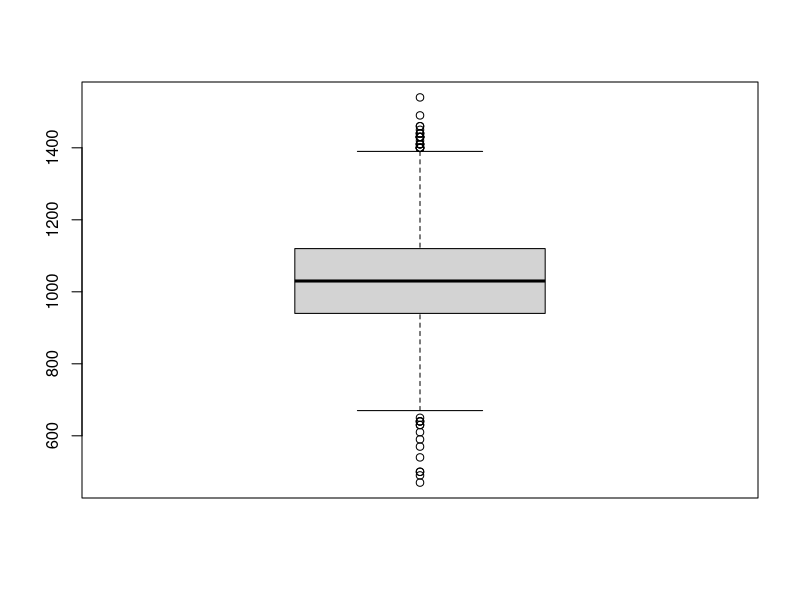
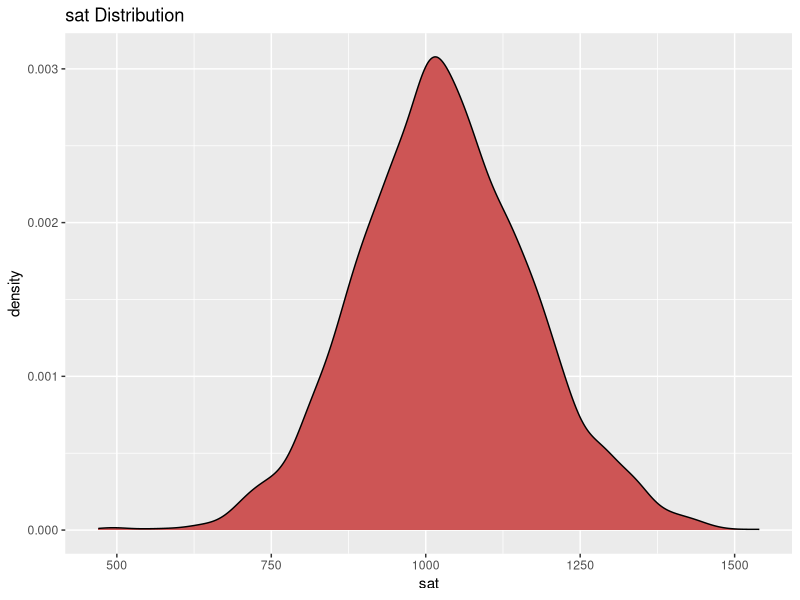

Recreate these plots in R, in order. (Note: this script raises an error after producing the figures.)
## ---- chunk 1
knitr::opts_chunk$set(echo = TRUE)
## ---- chunk 2
#Imports
library(knitr)
if (!require('dplyr')) install.packages('dplyr'); library('dplyr')
if (!require('plyr')) install.packages('plyr'); library('plyr')
if (!require('ggplot2')) install.packages('ggplot2'); library('ggplot2')
## ---- chunk 3
df.raw <- read.csv("gpa_row.csv", sep=",")
## ---- chunk 4
print(paste("Dataset contains", nrow(df.raw), "registers"))
## ---- chunk 5
dim(df.raw)
str(df.raw)
head(df.raw)
summary(df.raw)
sapply(df.raw,class)
## ---- chunk 6
colSums(is.na(df.raw))
row.has.na <- apply(df.raw, 1, function(x){any(is.na(x))})
df.with.na <- df.raw[row.has.na,]
#df.with.na
## ---- chunk 7
## Duplicate df to do the cleaning tasks
df.clean <- df.raw
## ---- chunk 8
typeof(df.clean$athlete)
unique(df.clean$athlete)
#Revalue to unique 
df.clean$athlete <- revalue (x = df.clean$athlete, c("true"="TRUE", "false"="FALSE"))
unique(df.clean$athlete)
## ---- chunk 9
#Cast to Logical data type
castToLogical <- function(data){
  data <- as.logical(data)
}

df.clean$athlete <- castToLogical(df.clean$athlete)
#checking if its logical
typeof(df.clean$athlete)
unique(df.clean$athlete)

#Cast to Factor vectors
factorVectorGeneration <- function(data){
  f <- factor(data)
}
df.clean$athlete <- factorVectorGeneration(df.clean$athlete)

#Checking Factor
typeof(df.clean$athlete)
unique(df.clean$athlete)
levels(df.clean$athlete)
nlevels(df.clean$athlete)
sapply(df.clean,class)
## ---- chunk 10
#Type and unique checking
typeof(df.clean$female)
unique(df.clean$female)
## ---- chunk 11
#Transform to factor
df.clean$female <- factorVectorGeneration(df.clean$female)

#Checking Factor
typeof(df.clean$female)
levels(df.clean$female)
nlevels(df.clean$female)
sapply(df.clean,class)
## ---- chunk 12
#Type and unique checking
typeof(df.clean$white)
unique(df.clean$white)

#Revalue to unique 
df.clean$white <- revalue (x = df.clean$white, c("true"="TRUE","TRUE   "="TRUE", "  TRUE"="TRUE" ,"false"="FALSE"))
unique(df.clean$white)

#Cast to Logical
df.clean$white <- castToLogical(df.clean$white)
typeof(df.clean$white)
unique(df.clean$white)

#Transform to factor
df.clean$white <- factorVectorGeneration(df.clean$white)

#Checking Factor
typeof(df.clean$white)
levels(df.clean$white)
nlevels(df.clean$white)
sapply(df.clean,class)
## ---- chunk 13
#Type and unique checking
typeof(df.clean$black)
unique(df.clean$black)
#Revalue to unique 
df.clean$black <- revalue (x = df.clean$black, c( "TRUE   "="TRUE", "false"="FALSE", "  FALSE"="FALSE", "FALSE   "="FALSE"))
unique(df.clean$black)
#Cast to Logical
df.clean$black <- castToLogical(df.clean$black)
typeof(df.clean$black)
unique(df.clean$black)
#Transform to factor
df.clean$black <- factorVectorGeneration(df.clean$black)
#Checking Factor
typeof(df.clean$black)
levels(df.clean$black)
nlevels(df.clean$black)
sapply(df.clean,class)
## ---- chunk 14
#Type checking
sapply(df.clean,class)
#Range values
summary(df.clean$sat)
#There is no NA value
any(is.na(df.clean$sat))
#Cast to numeric
castToNumeric <- function(data){
  num <- as.numeric(data)
}
#Checking type
sapply(df.clean,class)
head(df.clean)
## ---- chunk 15
#Type checking
sapply(df.clean,class)
#There is no NA value
any(is.na(df.clean$sat))

#Transform without units, comma -> dot and numeric datatype
cleanAndExtractNum <- function(row){
  num <- gsub("[a-zA-Z ]", "", row) #Elimiem caracters
  num <- as.numeric(gsub(",", ".",num)) #Comma to dot, to numeric
}
df.clean$tothrs <- cleanAndExtractNum(df.clean$tothrs)

#Checking type
sapply(df.clean,class)
head(df.clean)
## ---- chunk 16
#Type checking
sapply(df.clean,class)
#There is NA value
any(is.na(df.clean$colgpa))
#Na values df
row.has.na <- apply(df.raw, 1, function(x){any(is.na(x))})
df.with.na <- df.raw[row.has.na,]

#Range values
summary(df.clean$colgpa)
#Checking type
sapply(df.clean,class)
head(df.clean)
## ---- chunk 17
#Type checking
sapply(df.clean,class)

#Cast to numeric
df.clean$hsize <- cleanAndExtractNum(df.clean$hsize)

#Checking type
sapply(df.clean,class)
head(df.clean)
## ---- chunk 18
#Type checking
sapply(df.clean,class)

#Round 3 digits
df.clean$hsperc <- round(df.clean$hsperc, digits=3)

#Checking type
sapply(df.clean,class)
head(df.clean)
## ---- chunk 19
#Range values
summary(df.clean$sat)
#Box plot
boxplot(df.clean$sat)
#Density distribution
ggplot(df.clean, aes(x = sat)) +
  geom_density(fill = "indianred3") + 
  labs(title = "sat Distribution")

# #Set NA out of range
df.clean$sat[ 0 > df.clean$sat || df.clean$sat > 1600 ] <- NA
#Check if exist new NAs
sum(is.na(df.clean$sat))
## ---- chunk 20
#Range values
summary(df.clean$hsize)
#Box plot
boxplot(df.clean$hsize)
hsize.out<-boxplot.stats(df.clean$hsize)$out
length(hsize.out)
sort(hsize.out)[1:169]
sum(df.clean$hsize>7)
#Density distribution
ggplot(df.clean, aes(x = hsize)) +
  geom_density(fill = "indianred3") + 
  labs(title = "hsize Distribution")
## ---- chunk 21
#Get num of NA values per each column
colSums(is.na(df.clean))
